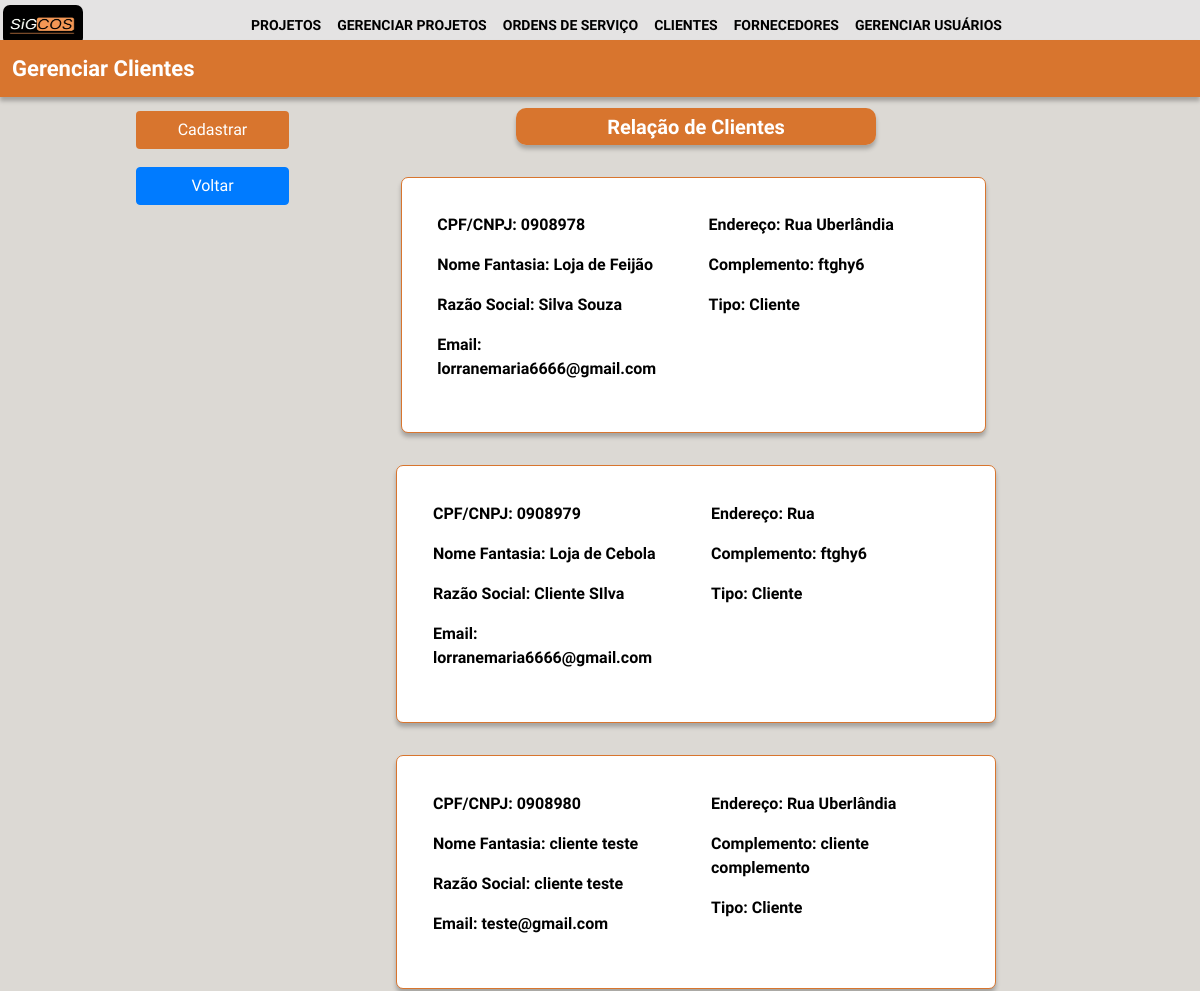
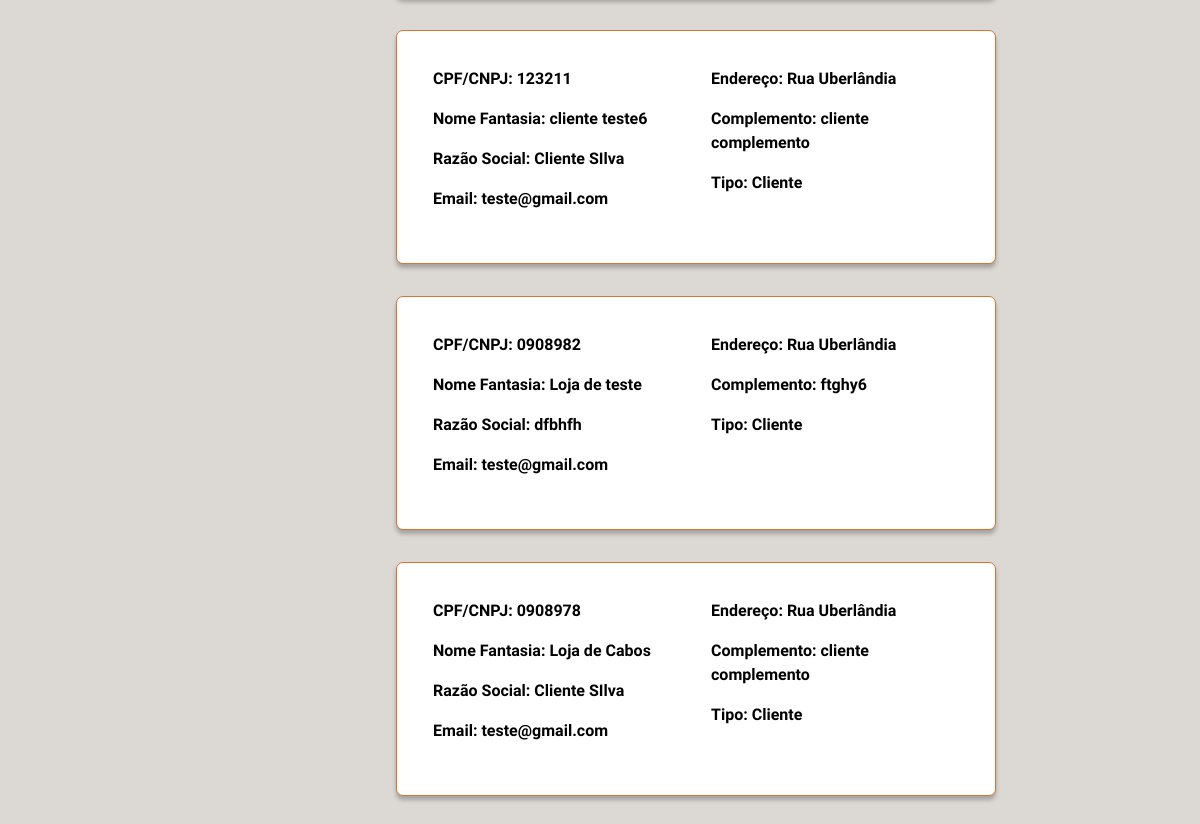
Before: /lista_clientes/ (signed in) with the older database file (2 pictures, top to bottom).
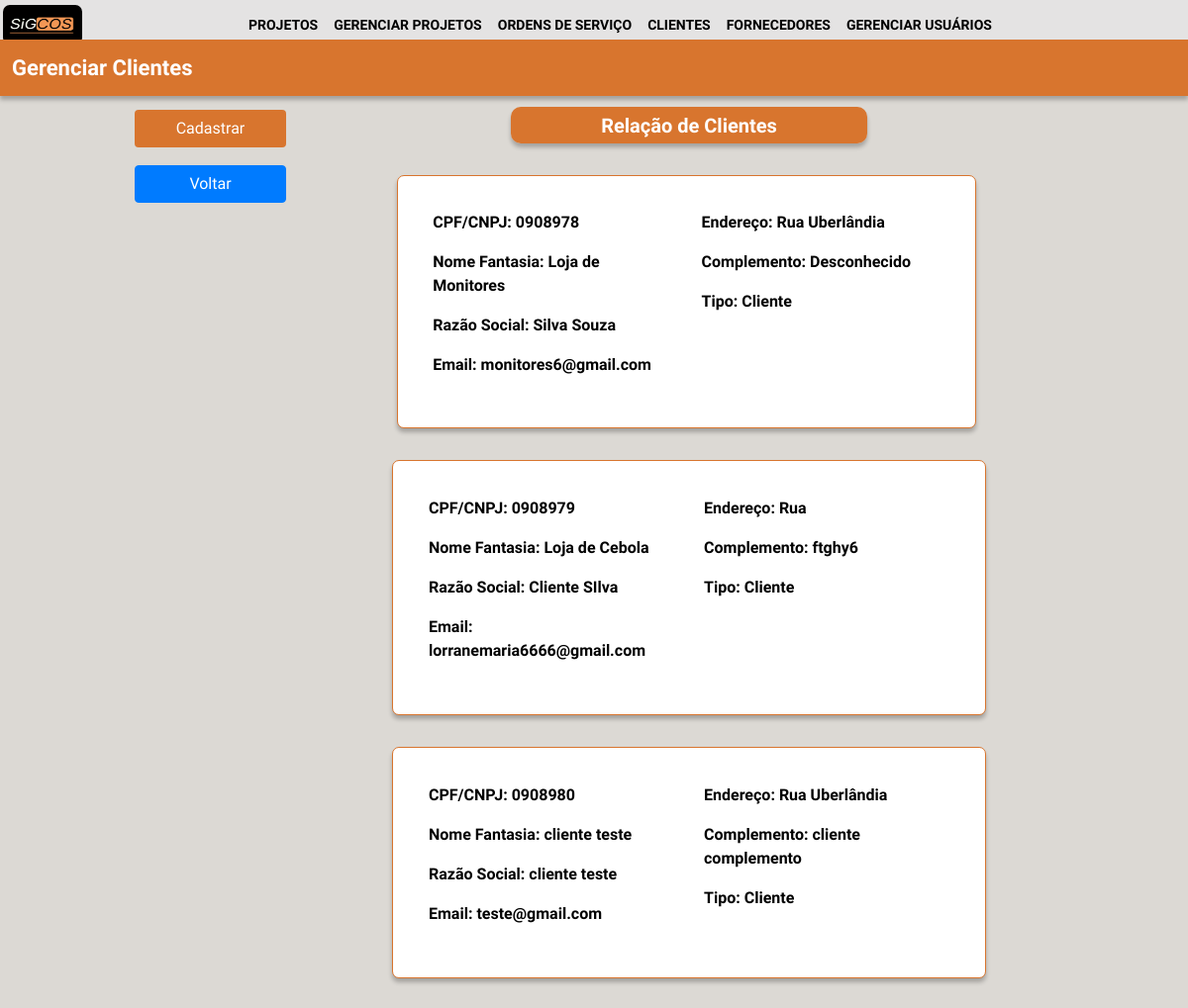
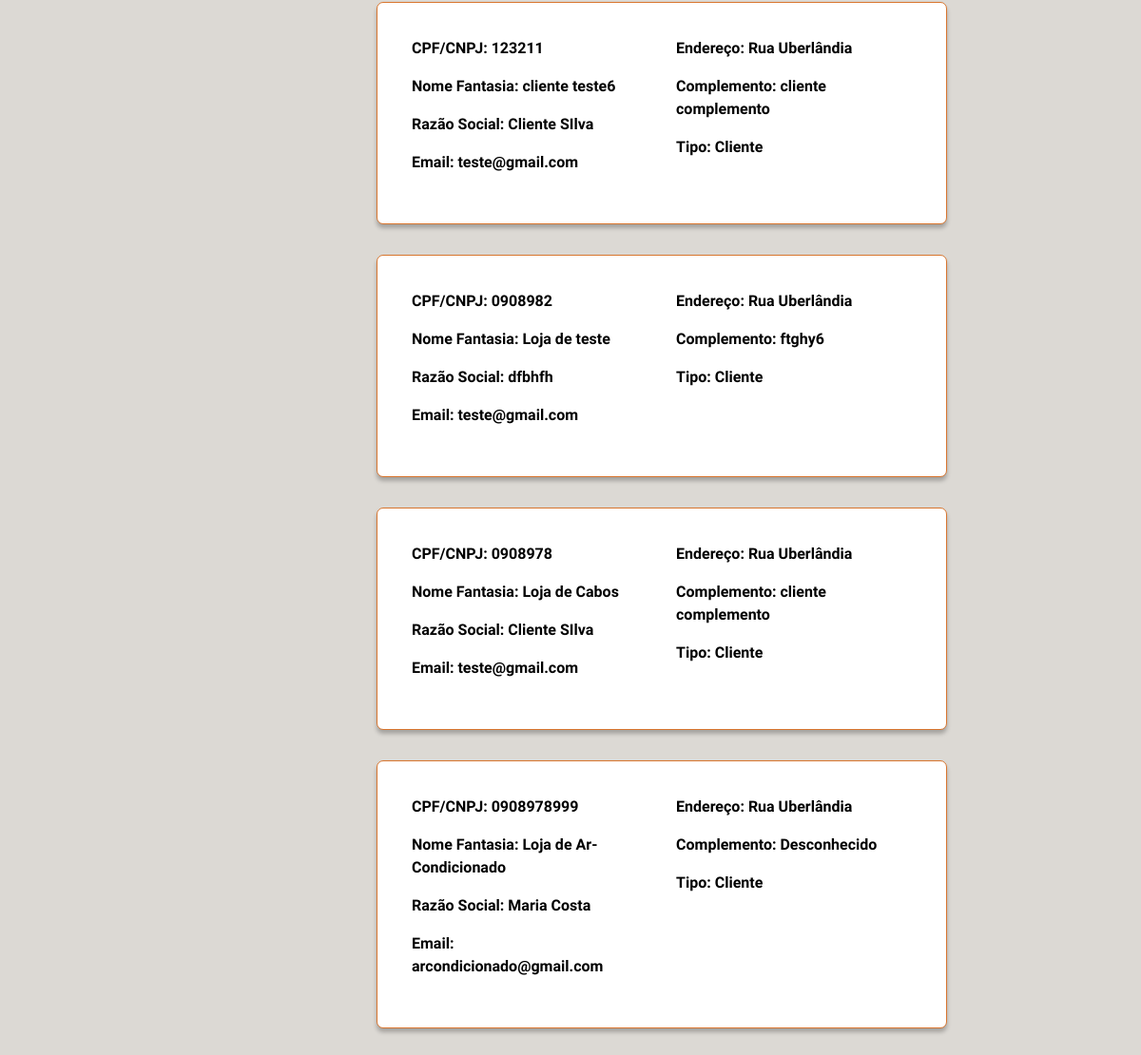
After: the same page with the newer database file (2 pictures, top to bottom).
### login/models.py (models this page shows, shortened)
class fornecedores_clientes (models.Model):
    cpf_cnpj=models.CharField(max_length=255)
    razão_social=models.CharField(max_length=255)
    nome_fantasia=models.CharField(max_length=255)
    rg=models.CharField(max_length=255)
    endereço=models.CharField(max_length=255)
    email=models.CharField(max_length=255)
    complemento=models.CharField(max_length=255)
    tipo=models.CharField(max_length=255)
    pais=models.CharField(max_length=255)
    criado_em = models.DateTimeField(auto_now_add=True)
    atualizado_em = models.DateTimeField(auto_now=True)

### login/views.py (the view)
# urls.py: path('lista_clientes/', lista_clientes, name = "lista_clientes"),
@group_required("setor_financeiro","diretor")
def lista_clientes(request):
    lista_fornecedores_clientes = fornecedores_clientes.objects.filter(tipo = "Cliente")
    return render(request, 'financeiro/lista_clientes.html', {'lista_fornecedores_clientes': lista_fornecedores_clientes})

### login/autentic.py (called while the page is built)
def group_required(*group_names):
    def in_groups(u):
        if u.is_authenticated:
            if bool(u.groups.filter(name__in=group_names)) | u.is_superuser:
                return True
        return False
    return user_passes_test(in_groups, login_url='autentic_necessaria')

### login/templates/financeiro/lista_clientes.html (shortened to what this page needs)
{% extends 'base.html' %}
{%load static%}
{% block content %}
<link rel="stylesheet" href="https://cdn.jsdelivr.net/npm/bootstrap@4.0.0/dist/css/bootstrap.min.css">
<link rel="stylesheet" href="{% static 'css/lista_cf.css' %}">
<body style="background-color:  #dcd9d4;">
    <div class="retangulo fixed-top" style="margin-top: 3.3%;">
        <div id="ret1">Gerenciar Clientes</div>
    </div>
    <div class="relacao" style="margin-top: 9%;">
        <div id="ret2">Relação de Clientes</div>
    </div>
    <div class="buttonfixed">
        <nav class="navbar fixed-top" style="margin-top: 10%;">
            <div class="buttons">
                <a href="/financeiro/"> <button id="btnAdd" class="btn btn-laranja fixed-left">Cadastrar</button> </a>
                <a href="/inicio/"> <button id="btnEdit" class="btn btn-primary">Voltar</button> </a>
            </div>
        </nav>
    </div>
    <div class="container-fluid">
        {% for cliente in lista_fornecedores_clientes %}
        <div class="MarginButton" style="margin-top: 2%;">
            <a href="/cliente/{{cliente.id}}">
                <button class="button_acess" type="submit">
                    <div class="row">
                        <div class="col">
                            <p>CPF/CNPJ: {{cliente.cpf_cnpj}}</p>
                            <p>Nome Fantasia: {{cliente.nome_fantasia}}</p>
                            <p>Razão Social: {{cliente.razão_social}}</p>
                            <p">Email: {{cliente.email}}</p>
                        </div>
                        <div class="col">
                            <p>Endereço: {{cliente.endereço}}</p>
                            <p>Complemento: {{cliente.complemento}}</p>
                            <p>Tipo: {{cliente.tipo}}</p>
                        </div>
                    </div>
                </button>
            </a>
        </div>
    </div>
{% endfor %}
</body>
{% endblock%}

Changed rows visible on the page:
changed fornecedores_clientes "Silva Souza": nome_fantasia "Loja de Feijão" → "Loja de Monitores"; email "lorranemaria6666@gmail.com" → "monitores6@gmail.com"; complemento "ftghy6" → "Desconhecido"
added fornecedores_clientes: cpf_cnpj "0908978999", nome_fantasia "Loja de Ar-Condicionado", razão_social "Maria Costa", email "arcondicionado@gmail.com", endereço "Rua Uberlândia", complemento "Desconhecido", tipo "Cliente"
